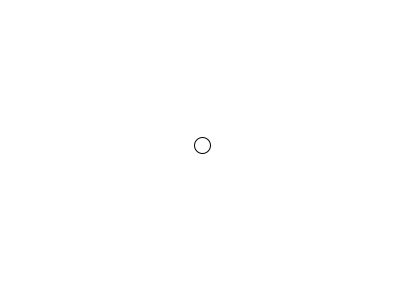
Frame 1 (no input)
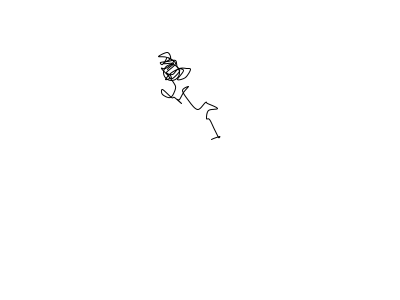
Frame 60 (the mouse pressed at the canvas centre just before this capture)
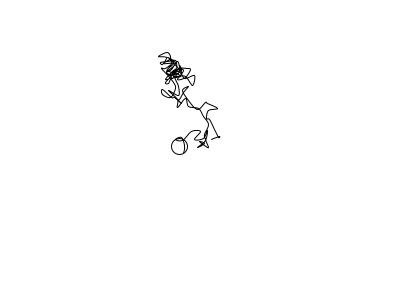
Frame 120 (the mouse held since frame 60 and released just before this capture)

The Processing sketch that drew these frames (run headless with seeded random() and noise(); from frame 60 on, the mouse is pressed at the canvas centre):

// Processing sketch: RandomWalkTrailCurve
// ── RandomWalkTrailCurve.pde
// The Nature of Code
// Daniel Shiffman
// http://natureofcode.com

Walker w;

void setup() {
  size(400, 300);
  // Create a walker object
  w = new Walker();
}

void draw() {
  background(255);

  // Run the walker object
  w.step();
  w.render();
}
// ── Walker.pde
// The Nature of Code
// Daniel Shiffman
// http://natureofcode.com

// A random walker object!

class Walker {
  PVector position;

  ArrayList<PVector> history = new ArrayList<PVector>();

  Walker() {
    position = new PVector(width/2, height/2);
  }

  void render() {
    stroke(0);
    beginShape();
    for (PVector v : history) {
      curveVertex(v.x, v.y);
    }
    endShape();

    noFill();
    stroke(0);
    ellipse(position.x, position.y, 16, 16);
  }

  // Randomly move up, down, left, right, or stay in one place
  void step() {

    position.x += random(-10, 10);
    position.y += random(-10, 10);


    position.x = constrain(position.x, 0, width-1);
    position.y = constrain(position.y, 0, height-1);

    history.add(position.get());
  }
}
